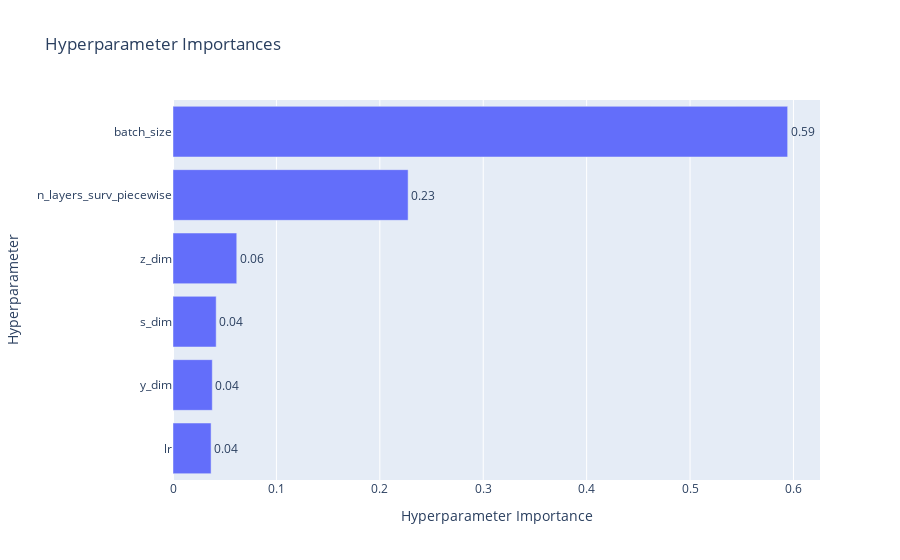

Write notebook code for a chart like this one.
### Code cell
# Learn which hyperparameters are affecting the trial duration with hyperparameter importance.
optuna.visualization.plot_param_importances(
    study, target=lambda t: t.duration.total_seconds(), target_name="duration"
)

### Figure 1 — Plotly figure (JSON) as saved in the notebook; plotly's stock layout.template omitted (floating-point values rounded to 4 significant figures)
{"data": [{"cliponaxis": false, "hovertemplate": ["lr (CategoricalDistribution): 0.03683852742782113<extra></extra>", "y_dim (IntDistribution): 0.03799413735379915<extra></extra>", "s_dim (IntDistribution): 0.041755054452754306<extra></extra>", "z_dim (IntDistribution): 0.061655783583331125<extra></extra>", "n_layers_surv_piecewise (CategoricalDistribution): 0.22736996269549503<extra></extra>", "batch_size (CategoricalDistribution): 0.5943865344867992<extra></extra>"], "name": "duration", "orientation": "h", "text": ["0.04", "0.04", "0.04", "0.06", "0.23", "0.59"], "textposition": "outside", "type": "bar", "x": [0.03684, 0.03799, 0.04176, 0.06166, 0.2274, 0.5944], "y": ["lr", "y_dim", "s_dim", "z_dim", "n_layers_surv_piecewise", "batch_size"]}], "layout": {"title": {"text": "Hyperparameter Importances"}, "xaxis": {"title": {"text": "Hyperparameter Importance"}}, "yaxis": {"title": {"text": "Hyperparameter"}}}}
